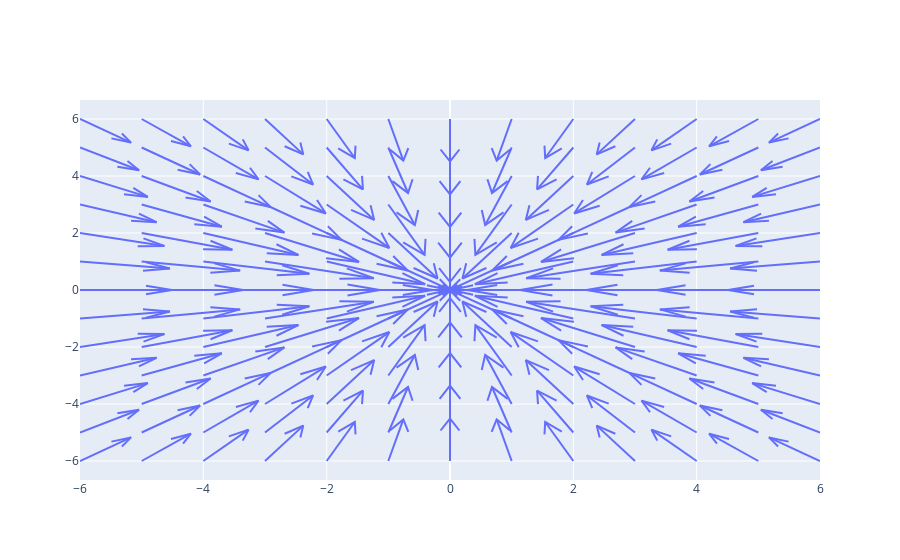

Notebook source saved alongside this figure:
### Code cell
%matplotlib inline
fig=ff.create_quiver(X,Y,U,V)
fig.show() # for some reason, this plotting option requires this line.

### Figure 1 — Plotly figure (JSON) as saved in the notebook; plotly's stock layout.template omitted (floating-point values rounded to 4 significant figures; data arrays with more than 128 entries replaced by an {"elided": "..."} marker saying what was removed)
{"data": [{"mode": "lines", "type": "scatter", "x": {"elided": "1183 float values"}, "y": {"elided": "1183 float values"}}], "layout": {"hovermode": "closest"}}
